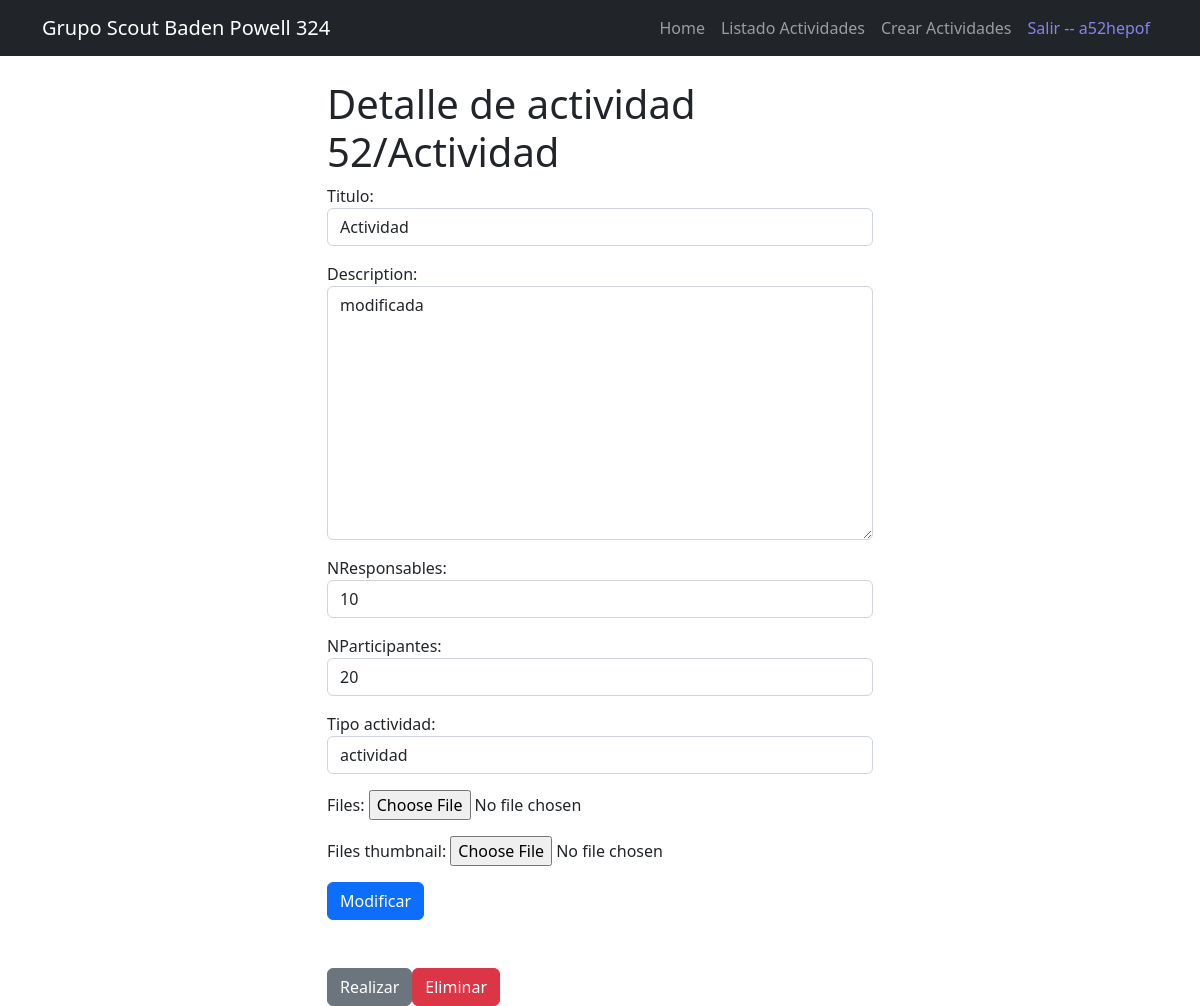
The app's page /Actividades/detalle/52 (signed in) with its own data.
### Actividades/models.py (models this page shows, shortened)
class Activity(models.Model):
    titulo = models.CharField(max_length=200, null=True)
    description = models.TextField(max_length=3000,null=True)
    created = models.DateTimeField(auto_now_add=False, default=timezone.now)
    num_responsables = models.IntegerField(default=1, verbose_name="NResponsables")
    num_participantes = models.IntegerField(default=2, verbose_name="NParticipantes")
    tipo_actividad =models.CharField(max_length=100,null=True)
    fecha_evaluacion = models.DateField(null=True, blank=True)
    realizada = models.BooleanField(null=True, blank=True,default=False)
    files = models.FileField(upload_to="Actividades/",null=True, blank=True)
    user = models.ForeignKey(User, on_delete=models.CASCADE)
    files_thumbnail = ProcessedImageField(upload_to="Actividades/",
                                      processors=[ResizeToFill(600, 400)],
                                      format='JPEG',
                                      options={'quality': 60}, null=True, blank=True)

### Actividades/views.py (the view, shortened to what this page needs)
# urls.py: path('Actividades/detalle/<int:idActividad>', actividadesViews.actividadDetalle, name='actividadDetalle'),
@login_required
def actividadDetalle(request,idActividad):
    if  request.method == 'GET':
        actividad = get_object_or_404(Activity,pk=idActividad, user=request.user)
        form = ActividadesForm(instance=actividad)
        return render(request, 'actividadDetalle.html',
                    {'actividad':actividad, 'formularioActividad' : form})

### Actividades/forms.py
class ActividadesForm(ModelForm):
    class Meta:
        model = Activity
        fields = ['titulo', 'description','num_responsables','num_participantes'
                  ,'tipo_actividad','files', 'files_thumbnail' ]
        widgets = {
            'titulo': forms.TextInput(attrs={'class':'form-control'}),
            'description': forms.Textarea(attrs={'class':'form-control'}),
            'num_responsables': forms.TextInput(attrs={'class':'form-control'}),
            'num_participantes': forms.TextInput(attrs={'class':'form-control'}),
            'tipo_actividad': forms.TextInput(attrs={'class':'form-control'}),
        }

### Actividades/templates/actividadDetalle.html (shortened to what this page needs)
{% extends 'base.html' %} {% block content %}
<main class="container">
    <div class="row">
        <div class="col-md-6 offset-md-3 mt-4">
            <h1>Detalle de actividad {{actividad.id}}/{{actividad.titulo}}</h1>
            <form method="POST" enctype="multipart/form-data">
                {%csrf_token%} {{formularioActividad.as_p}}
                <button class="btn btn-primary">Modificar</button>
            </form>
            <div class="d-flex mt-5 ">
                <form action="{% url 'actividadRealizar' actividad.id %}" method="POST">
                    <button class="btn btn-secondary">Realizar</button>
                </form>
                <form action="{% url 'actividadEliminar' actividad.id %}" method="POST">
                    <button class="btn btn-danger">Eliminar</button>
                </form>
            </div>
        </div>
    </div>
</main>
{%endblock%}

### bp_app/templates/_navbar.html (shortened to what this page needs)
<nav class="navbar navbar-expand-lg navbar-dark bg-dark">
    <div class="container">
        <a class="navbar-brand" href="/">Grupo Scout Baden Powell 324</a>
        <div class="collapse navbar-collapse" id="navbarNav">
            <ul class="navbar-nav ms-auto">
                <li class="nav-item">
                    <a href="/" class="nav-link">Home</a>
                </li>
                {% if user.is_authenticated %}
                <a class="nav-link" href="/Actividades/listado">Listado Actividades</a>
                <a class="nav-link" href="/Actividades/crear">Crear Actividades</a>
                <li class="nav-item">
                    <a class="nav-link" style="color:#8685e7" href="/logout">Salir -- {{user}}</a>
                </li>
                {% endif %}
            </ul>
        </div>
    </div>
</nav>

### records on screen
Activity: id "52", titulo "Actividad", description "modificada", num_responsables "10", num_participantes "20", tipo_actividad "actividad"

### other values on screen
{{ user }} "a52hepof"
